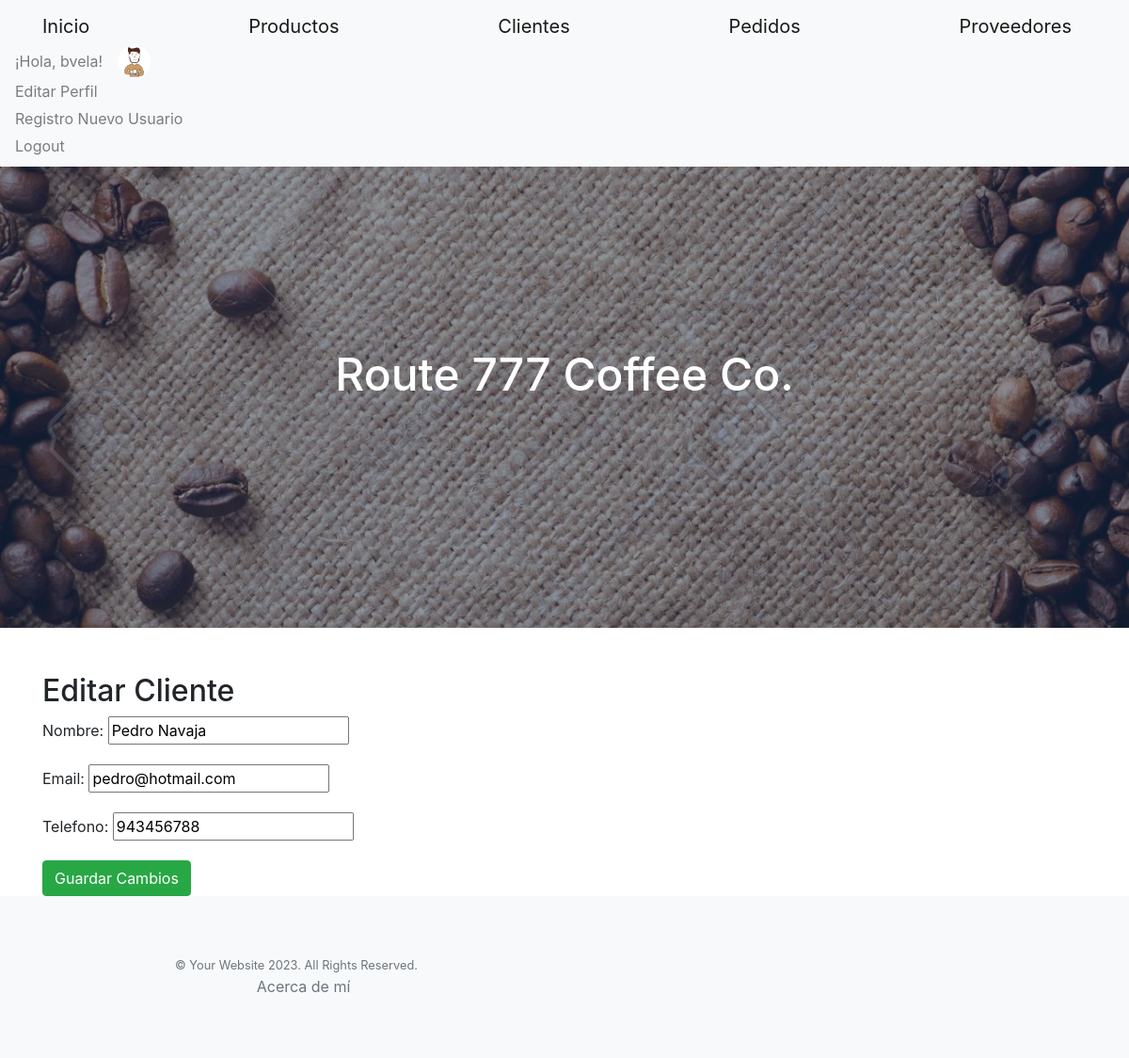
The app's page /editar_cliente/1/ (signed in) with its own data.
### coffee_app/models.py (models this page shows, shortened)
class Avatar(models.Model):
    user=models.OneToOneField(User, on_delete=models.CASCADE)
    imagen=models.ImageField(upload_to='avatares',null=True,blank=True)

class Cliente(models.Model):
    nombre = models.CharField(max_length=100)
    email = models.EmailField()
    telefono = models.CharField(max_length=20)

### coffee_app/views.py (the view)
# urls.py: path('editar_cliente/<int:cliente_id>/', views.editar_cliente, name='editar_cliente'),
def editar_cliente(request, cliente_id):
    cliente = get_object_or_404(Cliente, id=cliente_id)
    if request.method == 'POST':
        form = ClienteForm(request.POST, instance=cliente)
        if form.is_valid():
            form.save()
            return redirect('clientes')
    else:
        form = ClienteForm(instance=cliente)
    return render(request, 'editar_cliente.html', {'form': form, 'cliente': cliente})

### coffee_app/forms.py
class ClienteForm(forms.ModelForm):
    class Meta:
        model = Cliente
        fields = '__all__'

### coffee_app/templates/editar_cliente.html (shortened to what this page needs)
{% extends 'base2.html' %}
{% load static %}
{% block contenidoquecambia %}
  <div class="container mt-5">
    <h2>Editar Cliente</h2>
    <form method="post" action="{% url 'editar_cliente' cliente.id %}">
      <div class="mb-3">
        {{ form.nombre.label_tag }}
        {{ form.nombre }}
      </div>
      <div class="mb-3">
        {{ form.email.label_tag }}
        {{ form.email }}
      </div>
      <div class="mb-3">
        {{ form.telefono.label_tag }}
        {{ form.telefono }}
      </div>
      <button type="submit" class="btn btn-success">Guardar Cambios</button>
    </form>
  </div>
{% endblock contenidoquecambia %}

### coffee_app/templates/base2.html (shortened to what this page needs)
{% load static %}
<!DOCTYPE html>
<html lang="en">
<head>
    <link href="https://cdn.jsdelivr.net/npm/bootstrap-icons@1.5.0/font/bootstrap-icons.css" rel="stylesheet" type="text/css" />
    <link href="{% static 'coffee_app/css/styles.css' %}" rel="stylesheet" />
    <link rel="stylesheet" href="//code.jquery.com/ui/1.12.1/themes/base/jquery-ui.css">
    <link rel="stylesheet" href="https://stackpath.bootstrapcdn.com/bootstrap/4.3.1/css/bootstrap.min.css">
    <link rel="stylesheet" href="https://cdnjs.cloudflare.com/ajax/libs/bootstrap-datepicker/1.9.0/css/bootstrap-datepicker.min.css">
</head>
<body>
    <nav class="navbar navbar-light bg-light static-top">
        <div class="container">
            <a class="navbar-brand" href={% url 'inicio' %}>Inicio</a>
            <a class="navbar-brand" href={% url 'productos' %}>Productos</a>
            <a class="navbar-brand" href={% url 'clientes' %}>Clientes</a>
            <a class="navbar-brand" href={% url 'pedidos' %}>Pedidos</a>
            <a class="navbar-brand" href={% url 'proveedores' %}>Proveedores</a>
        </div>
        <ul class="navbar-nav">
            {% if user.is_authenticated %}
            <li class="nav-item d-flex align-items-center">
                <span class="navbar-text me-3">¡Hola, {{ user.username }}!</span>
                {% if user.avatar and user.avatar.imagen %}
                    <img src="{{ user.avatar.imagen.url }}" alt="Avatar" class="nav-avatar-img rounded-circle me-2" style="width: 35px; height: 35px;">
                {% else %}
                    <div class="avatar-placeholder me-2"></div>
                {% endif %}
            </li>
            <li class="nav-item">
                <a href="{% url 'profile_edit' %}" class="nav-link">Editar Perfil</a>
            </li>
            {% if user.is_superuser %}
            <li class="nav-item">
                <a href="{% url 'register' %}" class="nav-link">Registro Nuevo Usuario</a>
            </li>
            {% endif %}
            <li class="nav-item">
                <a href="{% url 'logout' %}" class="nav-link">Logout</a>
            </li>
            {% else %}
            <li class="nav-item">
                <a href="{% url 'login' %}" class="nav-link">Login</a>
            </li>
            {% endif %}
        </ul>
    </nav>
    <header class="masthead">
        <div class="container position-relative">
            <div class="row justify-content-center">
                    <div class="text-center text-white">
                        <h1 class="mb-5">Route 777 Coffee Co.</h1>
                    </div>
            </div>
        </div>
    </header>
    {% block contenidoquecambia %}
    {% endblock contenidoquecambia %}
    <footer class="footer bg-light">
        <div class="container">
            <div class="row">
                <div class="col-lg-6 h-100 text-center text-lg-start my-auto">
                    <p class="text-muted small mb-4 mb-lg-0">&copy; Your Website 2023. All Rights Reserved.</p>
                </div>
            </div>
            <div class="col-lg-6 h-100 text-center text-lg-end my-auto">
                <a href="{% url 'acerca_de_mi' %}" class="text-muted">Acerca de mí</a>
            </div>
        </div>
    </footer>
</body>
</html>

### coffee_app/templates/base2.html (style rules this page uses)
.navbar-nav { line-height: 0.8; }
.navbar-text, .nav-link { margin-bottom: 0; }
.nav-item { margin-bottom: 0; }

### records on screen
Cliente: nombre "Pedro Navaja", email "pedro@hotmail.com", telefono "943456788"

### other values on screen
{{ user.username }} "bvela"
